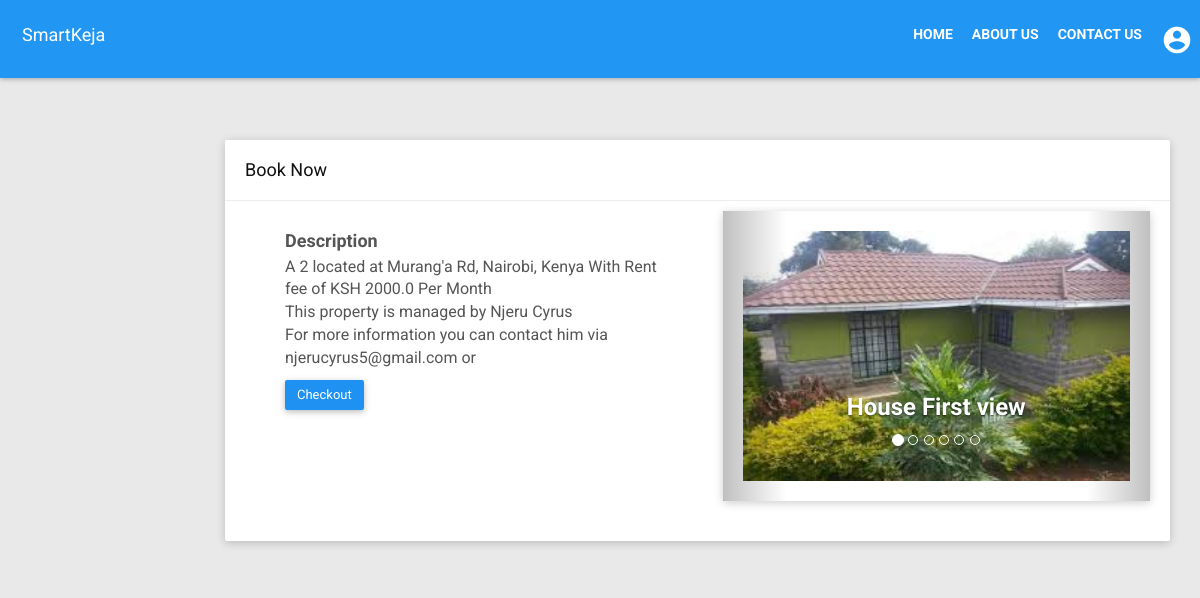
Screenshot of /houses/7/details/ with the database file from the repository.
### smarthouse/models.py (models this page shows, shortened)
class House(models.Model):
    managed_by = models.ForeignKey(User)
    lat = models.FloatField()
    lng = models.FloatField()
    location = models.CharField(max_length=200)
    rent_price = models.FloatField()
    sale_price = models.FloatField()
    bedrooms = models.IntegerField()
    description = models.TextField()
    on_sale = models.BooleanField(default=False)
    is_available = models.BooleanField(default=True)
    primary_img = models.ImageField(upload_to='uploads/')
    is_published = models.BooleanField(default=False)
    date_posted = models.DateTimeField(auto_now_add=True)
    class Meta:
        ordering = ('-is_available', '-date_posted')

### smarthouse/views.py (the view)
# urls.py: url(r'^houses/(?P<pk>\d+)/details/$', views.HouseDetailView.as_view(), name='house_detail'),
class HouseDetailView(DetailView):
    model = House
    template_name = 'site/house_details.html'
    context_object_name = 'house'
    def get_context_data(self, **kwargs):
        context = super(HouseDetailView, self).get_context_data(**kwargs)
        try:
            gallery = HouseGallery.objects.get(house=get_object_or_404(House, pk=self.kwargs['pk']))
        except HouseGallery.DoesNotExist:
            gallery = None
        context['gallery'] = gallery
        return context

### smarthouse/context_processors.py (called while the page is built)
def get_account_type(request):
    account_type = ''
    phone_number = ''
    context = dict({})
    try:
        if request.user.is_authenticated:
            agent_exists = Agent.objects.filter(user=request.user)[:1].exists()
            if agent_exists:
                account_type = 'agent'
                agent = Agent.objects.get(user=request.user)
                phone_number = agent.phone_number
            if request.user.is_staff:
                account_type = "owner"
                house_owner = HouseOwner.objects.get(user=request.user)
                phone_number = house_owner.phone_number
            if not request.user.is_staff and not agent_exists:
                account_type = "client"
    except (Agent.DoesNotExist, HouseOwner.DoesNotExist):
        pass
    context['account_type'] = account_type
    context['phone_number'] = phone_number
    return context

def get_house_posts(request):
    context = dict({})
    houses = House.objects.all()
    context['house_options'] = houses
    return context

### smartkeja/templates/site/house_details.html (shortened to what this page needs)
{% extends 'site/base.html' %}
{% block content %}
    <div class="row clearfix">
        <div class="container-fluid">
            <div class="card">
                <div class="header">
                    <h2>
                        Book Now
                    </h2>
                </div>
                <div class="row">
                    <div class="container-fluid">
                        <div class="col-lg-12 col-md-12  col-sm-12 col-xs-12" style="margin: 10px;">
                            <div class="col-md-6">
                                <div class="body">
                                    <h4 class="media-heading">Description</h4>
                                    <p style="font-family: Roboto; font-size: 16px;">A {{ house.bedrooms }} located
                                        at {{ house.location }}
                                        {% if house.on_sale %}Going for KSH {{ house.sale_price }}
                                        {% else %}
                                            With Rent fee of KSH {{ house.rent_price }} Per Month
                                        {% endif %}
                                        <br>
                                        This property is managed by {{ house.managed_by.get_full_name }}<br>
                                        For more information you can contact him via {{ house.managed_by.email }} or
                                    </p>
                                    <a href="{% url 'smarthouse:checkout' pk=house.pk %}" class="btn btn-primary">Checkout</a>
                                </div>
                            </div>
                            <div class="col-md-6">
                                <div class="card">
                                    <div class="body">
                                        <div id="carousel-example-generic_2" class="carousel slide"
                                             data-ride="carousel">
                                            <ol class="carousel-indicators">
                                                <li data-target="#carousel-example-generic_2" data-slide-to="0"
                                                    class="active"></li>
                                                <li data-target="#carousel-example-generic_2" data-slide-to="1"></li>
                                                <li data-target="#carousel-example-generic_2" data-slide-to="2"></li>
                                                <li data-target="#carousel-example-generic_2" data-slide-to="3"></li>
                                                <li data-target="#carousel-example-generic_2" data-slide-to="4"></li>
                                                <li data-target="#carousel-example-generic_2" data-slide-to="5"></li>
                                            </ol>
                                            <div class="carousel-inner" role="listbox">
                                                <div class="item active">
                                                    <img src="{% if gallery.image1 %}{{ gallery.image1.url }}{% else %} {{ house.primary_img.url }} {% endif %}"/>
                                                    <div class="carousel-caption">
                                                        <h3>House First view</h3>
                                                    </div>
                                                </div>
                                            </div>
                                        </div>
                                        <a class="left carousel-control" href="#carousel-example-generic_2"
                                           role="button" data-slide="prev">
                                                <span class="glyphicon glyphicon-chevron-left"
                                                      aria-hidden="true"></span>
                                        </a>
                                        <a class="right carousel-control" href="#carousel-example-generic_2"
                                           role="button" data-slide="next">
                                                <span class="glyphicon glyphicon-chevron-right"
                                                      aria-hidden="true"></span>
                                        </a>
                                    </div>
                                </div>
                            </div>
                        </div>
                    </div>
                </div>
            </div>
        </div>
    </div>
{% endblock %}

### smartkeja/templates/site/house_details.html (style rules this page uses)
img { width: 400px !important; height: 250px !important; }

### rows the page displays
House: bedrooms "2", location "Murang'a Rd, Nairobi, Kenya", rent_price "2000.0", managed_by.get_full_name "Njeru Cyrus", managed_by.email "njerucyrus5@gmail.com", primary_img (picture)
